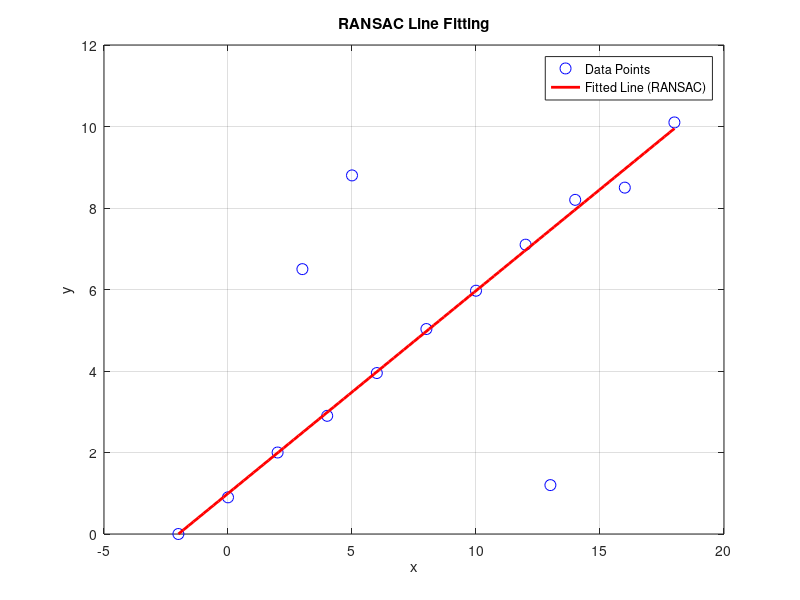

Reproduce this figure in MATLAB.
% Define points as (x, y) pairs
points = [-2, 0; 0, 0.9; 2, 2.0; 3, 6.5; 4, 2.9; 5, 8.8; 6, 3.95; 8, 5.03; 10, 5.97; 12, 7.1; 13, 1.2; 14, 8.2; 16, 8.5; 18, 10.1];

% Parameters for RANSAC
maxIter = 5000;       % Maximum number of iterations
threshold = 0.5;      % Distance threshold for inliers
bestFit = [];         % Best line model found
bestInliersCount = 0; % Number of inliers for the best model

% RANSAC algorithm
for i = 1:maxIter
    % Randomly select 2 points to create a line model
    sampleIdx = randperm(size(points, 1), 2);
    x1 = points(sampleIdx(1), 1);
    y1 = points(sampleIdx(1), 2);
    x2 = points(sampleIdx(2), 1);
    y2 = points(sampleIdx(2), 2);

    % Skip iteration if the two points have the same x-value (vertical line)
    if x2 - x1 == 0
        continue;
    end

    % Calculate the slope (m) and y-intercept (b) of the line
    m = (y2 - y1) / (x2 - x1);
    b = y1 - m * x1;

    % Compute distances of all points from the line
    distances = abs(m * points(:, 1) - points(:, 2) + b) / sqrt(m^2 + 1);

    % Identify inliers as points whose distances are below the threshold
    inliers = distances < threshold;
    inliersCount = sum(inliers);

    % Update the best model if more inliers are found
    if inliersCount > bestInliersCount
        bestInliersCount = inliersCount;
        bestFit = [m, b];
    end
end

% Output the best line model found
fprintf('Best fit line: y = %.2fx + %.2f\n', bestFit(1), bestFit(2));

% Visualization of the points and the fitted line
figure;
plot(points(:, 1), points(:, 2), 'bo', 'MarkerSize', 8, 'DisplayName', 'Data Points');
hold on;

% Generate line points using the best fit model
xFit = linspace(min(points(:, 1)), max(points(:, 1)), 100);
yFit = bestFit(1) * xFit + bestFit(2);
plot(xFit, yFit, 'r-', 'LineWidth', 2, 'DisplayName', 'Fitted Line (RANSAC)');

% Label the axes and add title and legend
xlabel('x');
ylabel('y');
title('RANSAC Line Fitting');
legend('show');
grid on;
hold off;